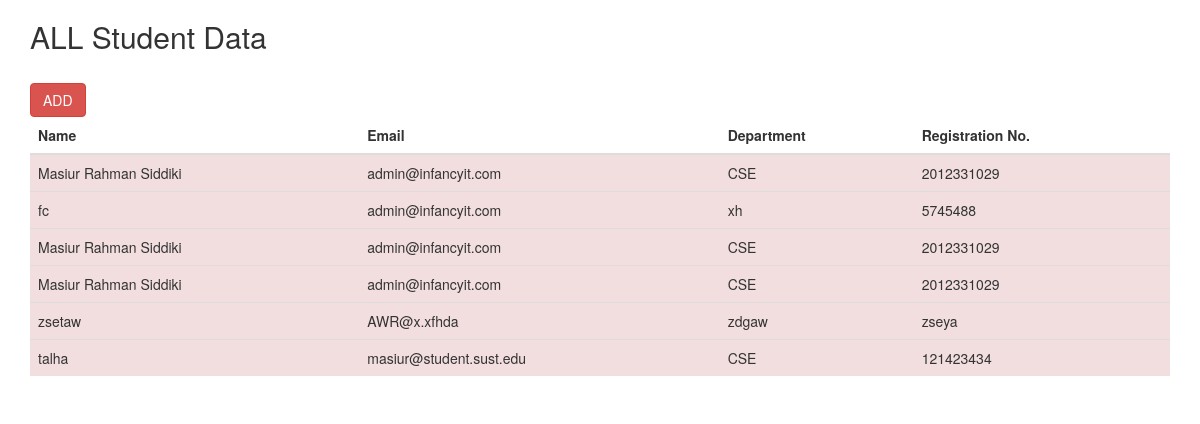
The page / on the database its author committed.
### tables this page shows
CREATE TABLE `info` (
  `id` int(5) NOT NULL,
  `name` varchar(50) NOT NULL,
  `email` varchar(50) NOT NULL,
  `dept` varchar(10) NOT NULL,
  `reg` varchar(23) NOT NULL
);

### index.php (the view, shortened to what this page needs)
<?php require('dbconfig.php'); ?>
<!DOCTYPE html>
<html>
<head>
	<link rel="stylesheet" href="https://maxcdn.bootstrapcdn.com/bootstrap/3.3.7/css/bootstrap.min.css">
</head>
<body>
<div class="container">
	<h2>ALL Student Data</h2><br>
	<a class="btn btn-danger" href="ab.php">ADD</a>
	<table class="table">
      <thead>
        <tr>
          <th>Name</th>
          <th>Email</th>
          <th>Department</th>
          <th>Registration No.</th>
        </tr>
      </thead>
      <tbody>
<?php
	$sql = "SELECT *FROM info";
	$result = $conn->query($sql);
        if ($result->num_rows > 0) {
            while($row = $result->fetch_assoc()) {
                echo  '<tr class="danger">
                      <td>'.$row["name"].'</td>
                      <td>'.$row["email"] .'</td>
                      <td>'.$row["dept"] .'</td>
                      <td>'.$row["reg"] .'</td>
                      </tr>';
            }
        } else {
            echo "0 results";
        }
?>
      </tbody>
    </table>
</div>
</body>
</html>

### rows shown on the page
info: name "Masiur Rahman Siddiki", email "admin@infancyit.com", dept "CSE", reg "2012331029"
info: name "fc", email "admin@infancyit.com", dept "xh", reg "5745488"
info: name "Masiur Rahman Siddiki", email "admin@infancyit.com", dept "CSE", reg "2012331029"
info: name "Masiur Rahman Siddiki", email "admin@infancyit.com", dept "CSE", reg "2012331029"
info: name "zsetaw", email "AWR@x.xfhda", dept "zdgaw", reg "zseya"
info: name "talha", email "masiur@student.sust.edu", dept "CSE", reg "121423434"
